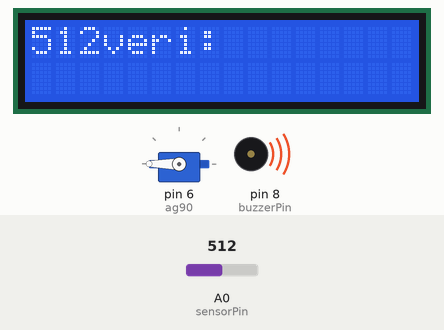
Simulated run of this sketch. Board: Arduino Uno, built with avr-gcc and run on an emulated ATmega328P. Parts: servo, 16×2 character LCD, buzzer (waves = sounding). The inputs (shaded band) are chosen by the test bench; at power-on: A0 (sensorPin) = 512.

Above: at 1.12 s.
1.3 s: A0 (sensorPin) set to 110
At 1.62 s:
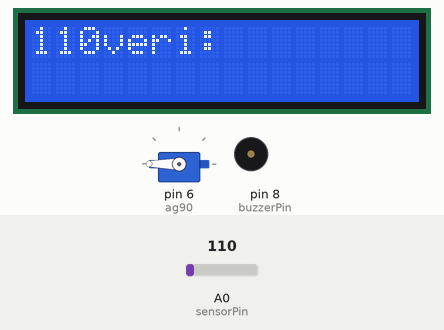
3.0 s: A0 (sensorPin) set to 93
At 3.6 s:
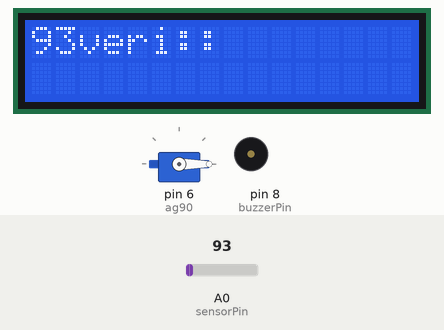
4.5 s: A0 (sensorPin) set to 122
At 4.65 s:
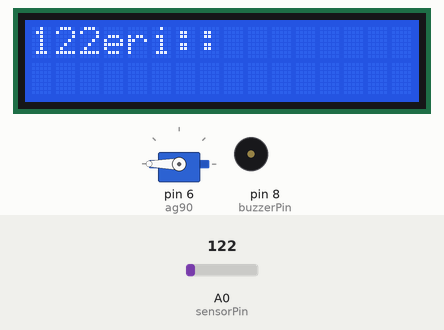
6.1 s: A0 (sensorPin) set to 0
At 6.9 s:
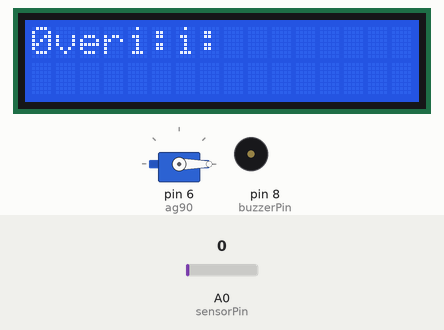
7.6 s: A0 (sensorPin) set to 306
At 7.75 s:
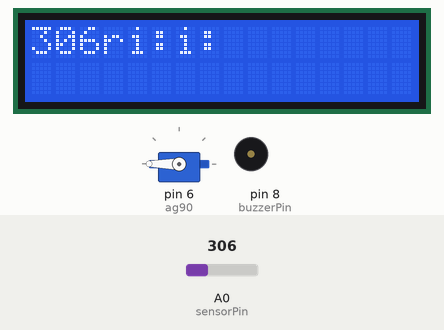
Timing chart, 0 to 10.2 s (numbered marks = the images above; inputs shaded):
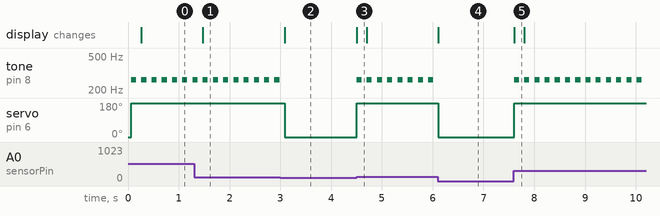

Measured:
- the behaviour switches between 101 and 100 on A0 (sensorPin) (found by bisection; images 1 and 2)
- after the input at 1.3 s, the display: changes after 0.17 s (image 1)
- after the input at 3.0 s, tone on pin 8 (buzzerPin): stops changing and stays silent; servo on pin 6 (ag90): 180° → 0° after 0.09 s; the display: changes after 0.09 s (image 2)
- after the input at 4.5 s, tone on pin 8 (buzzerPin): alternates 262 Hz for 0.10 s and silent for 0.10 s, starting at once; servo on pin 6 (ag90): 0° → 180° at once; the display: changes at once (image 3)
- after the input at 6.1 s, tone on pin 8 (buzzerPin): stops changing and stays silent; servo on pin 6 (ag90): 180° → 0° at once; the display: changes at once (image 4)
- after the input at 7.6 s, tone on pin 8 (buzzerPin): alternates 262 Hz for 0.10 s and silent for 0.10 s, starting at once; servo on pin 6 (ag90): 0° → 180° at once; the display: changes at once (image 5)
- by itself, tone on pin 8 (buzzerPin): alternates 262 Hz for 0.10 s and silent for 0.10 s

The sketch:

YA_MUR_ALARMI.ino
```cpp
#include <Servo.h>
Servo ag90;
#include <LiquidCrystal.h>
LiquidCrystal lcd (12 ,11 ,5 ,4 ,3 ,2);

int esikDegeri = 100;
int sensorPin = A0;
#define buzzerPin 8
int C = 262;
int D = 294;
int E = 330;
int F = 349;
int G = 392;
int A = 440;
int B = 494;
int C_ = 523;
int veri;
void setup() {
  ag90.attach(6);
  ag90.write(0);
  pinMode(buzzerPin ,OUTPUT);
lcd.begin(16, 2);
}

void loop() {
  veri = analogRead(sensorPin);
lcd.print("veri:");
lcd.setCursor(0, 0);
lcd.print(veri);
  if(veri > esikDegeri){
    ag90.write(180);
  tone(buzzerPin ,C);

  delay(100);
 noTone(buzzerPin);
  delay(100);
 }else{if(veri < esikDegeri);

  ag90.write(0); }


}
```
